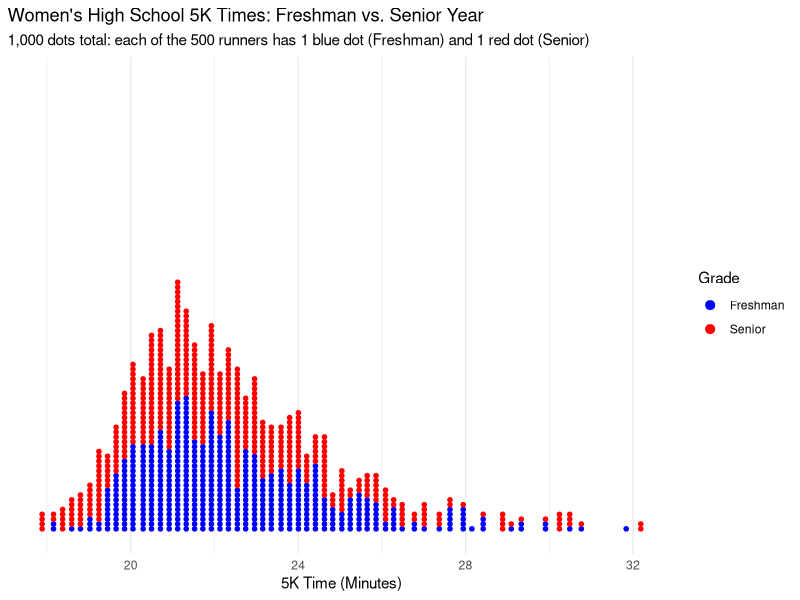
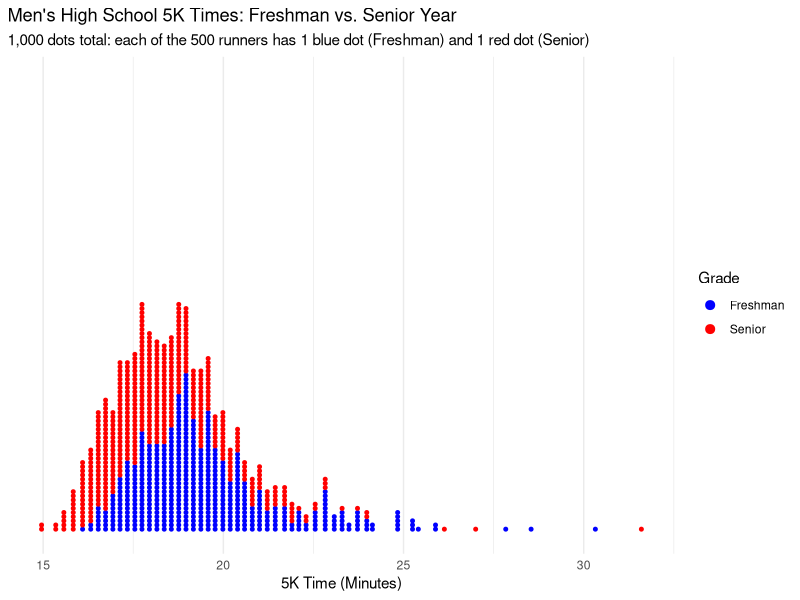

Write R code to recreate these figures, in order.
## ---- chunk 1
library(tidyverse)

# Read the matched 5K dataset and convert seconds to minutes
xc_long <- read_csv("hs_5k_freshman_senior.csv") |>
  pivot_longer(
    cols = c(freshman_seconds, senior_seconds),
    names_to = "year",
    values_to = "time_seconds"
  ) |>
  mutate(
    year = if_else(year == "freshman_seconds", "Freshman", "Senior"),
    time_minutes = time_seconds / 60
  )
## ---- chunk 2
# Calculate average 5K times in minutes and format as MM:SS
xc_long |>
  summarize(
    avg_seconds = mean(time_seconds),
    .by = c(gender, year)
  ) |>
  mutate(
    # Convert total seconds into M:SS string alongside decimal minutes
    avg_time = sprintf(
      "%d:%02d (%.2f min)",
      floor(avg_seconds / 60),
      round(avg_seconds %% 60),
      avg_seconds / 60
    )
  ) |>
  select(Gender = gender, year, avg_time) |>
  pivot_wider(names_from = year, values_from = avg_time) |>
  knitr::kable()
## ---- chunk 3
#| fig-width: 10
#| fig-height: 6
# Filter for women and stack all 1,000 dots (500 blue + 500 red) with no overlap
xc_long |>
  filter(gender == "Women") |>
  ggplot(aes(x = time_minutes, fill = year, color = year)) +
  geom_dotplot(
    binwidth = 0.2,
    stackgroups = TRUE,
    binpositions = "all",
    dotsize = 0.55,
    stackratio = 1.05
  ) +
  scale_fill_manual(values = c("Freshman" = "blue", "Senior" = "red")) +
  scale_color_manual(values = c("Freshman" = "blue", "Senior" = "red")) +
  scale_y_continuous(NULL, breaks = NULL) +
  labs(
    title = "Women's High School 5K Times: Freshman vs. Senior Year",
    subtitle = "1,000 dots total: each of the 500 runners has 1 blue dot (Freshman) and 1 red dot (Senior)",
    x = "5K Time (Minutes)",
    fill = "Grade",
    color = "Grade"
  ) +
  theme_minimal()
## ---- chunk 4
#| fig-width: 10
#| fig-height: 6
# Filter for men and stack all 1,000 dots (500 blue + 500 red) with no overlap
xc_long |>
  filter(gender == "Men") |>
  ggplot(aes(x = time_minutes, fill = year, color = year)) +
  geom_dotplot(
    binwidth = 0.2,
    stackgroups = TRUE,
    binpositions = "all",
    dotsize = 0.55,
    stackratio = 1.05
  ) +
  scale_fill_manual(values = c("Freshman" = "blue", "Senior" = "red")) +
  scale_color_manual(values = c("Freshman" = "blue", "Senior" = "red")) +
  scale_y_continuous(NULL, breaks = NULL) +
  labs(
    title = "Men's High School 5K Times: Freshman vs. Senior Year",
    subtitle = "1,000 dots total: each of the 500 runners has 1 blue dot (Freshman) and 1 red dot (Senior)",
    x = "5K Time (Minutes)",
    fill = "Grade",
    color = "Grade"
  ) +
  theme_minimal()
